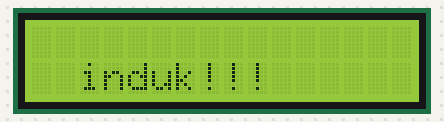
This sketch was run on a simulated Arduino Mega 2560, built with avr-gcc and run on an emulated ATmega2560. On the bench: 16×2 character LCD.

Above: at 0.1 s.
At 1.1 s:
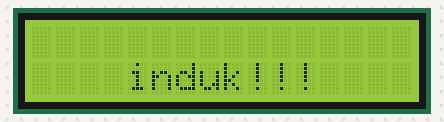
At 1.6 s:
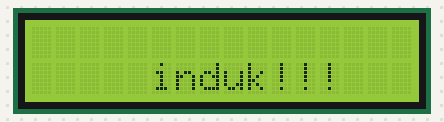
At 2.6 s:
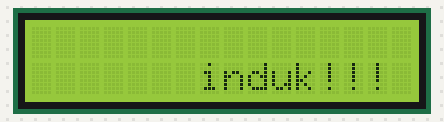
At 3.1 s:
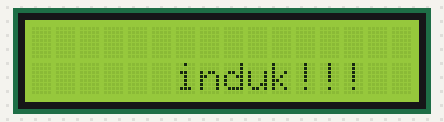
At 6.6 s:
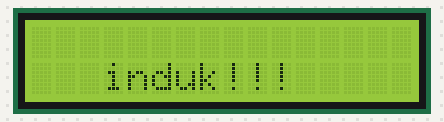

The sketch:

LCD4.ino
```cpp
#include <LiquidCrystal.h>

LiquidCrystal lcd(22,23,24,25,26,27);

void setup() {
  lcd.begin(16,2);

}

void loop() {
  lcd.setCursor(1,1);
  lcd.print("induk!!!");
  for(int i=0; i<6; i++){
    lcd.scrollDisplayRight();
    delay(500);
  }
  for(int j=0; j<6; j++){
    lcd.scrollDisplayLeft();
    delay(500);
  }
}
```

Measured:
- by itself, everything shown: repeats every 6.0 s, in 12 steps
- what the display in image 1 shows lasts 0.5 s, from 1.1 s to 1.6 s
